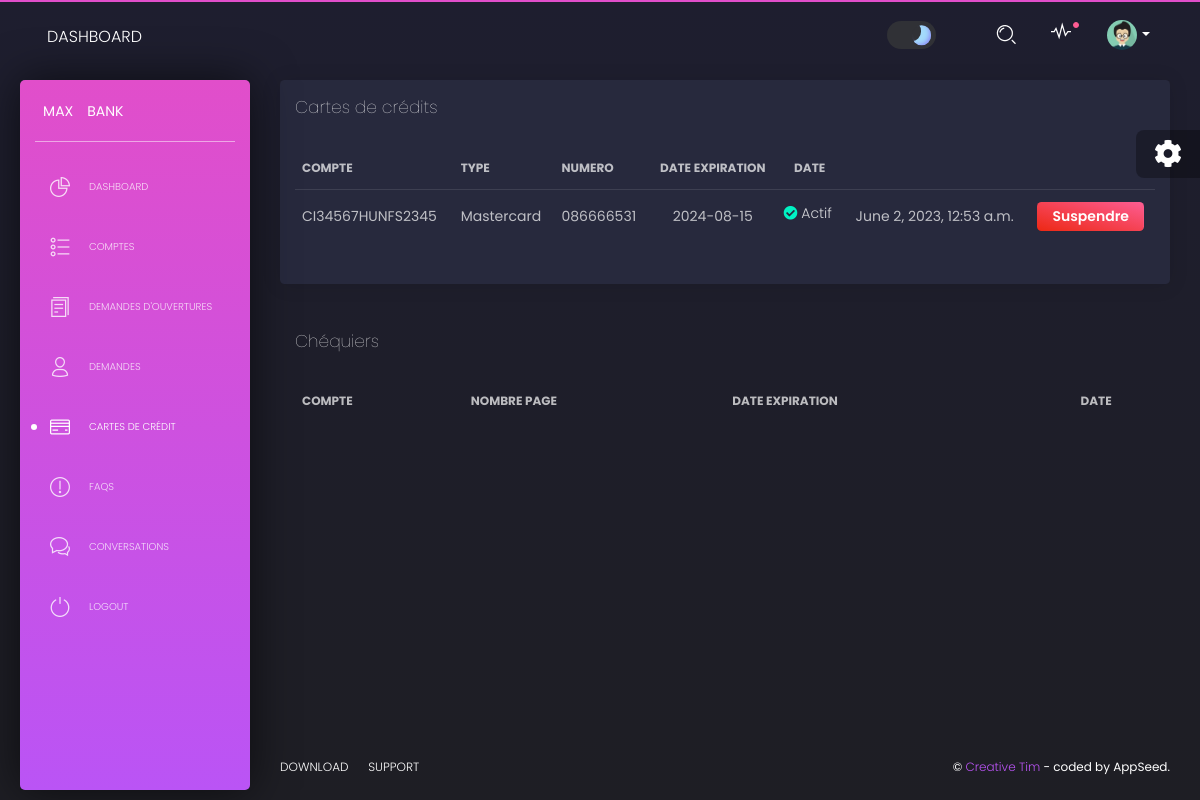
The page /bankAgent/cartes on the database as committed earlier.
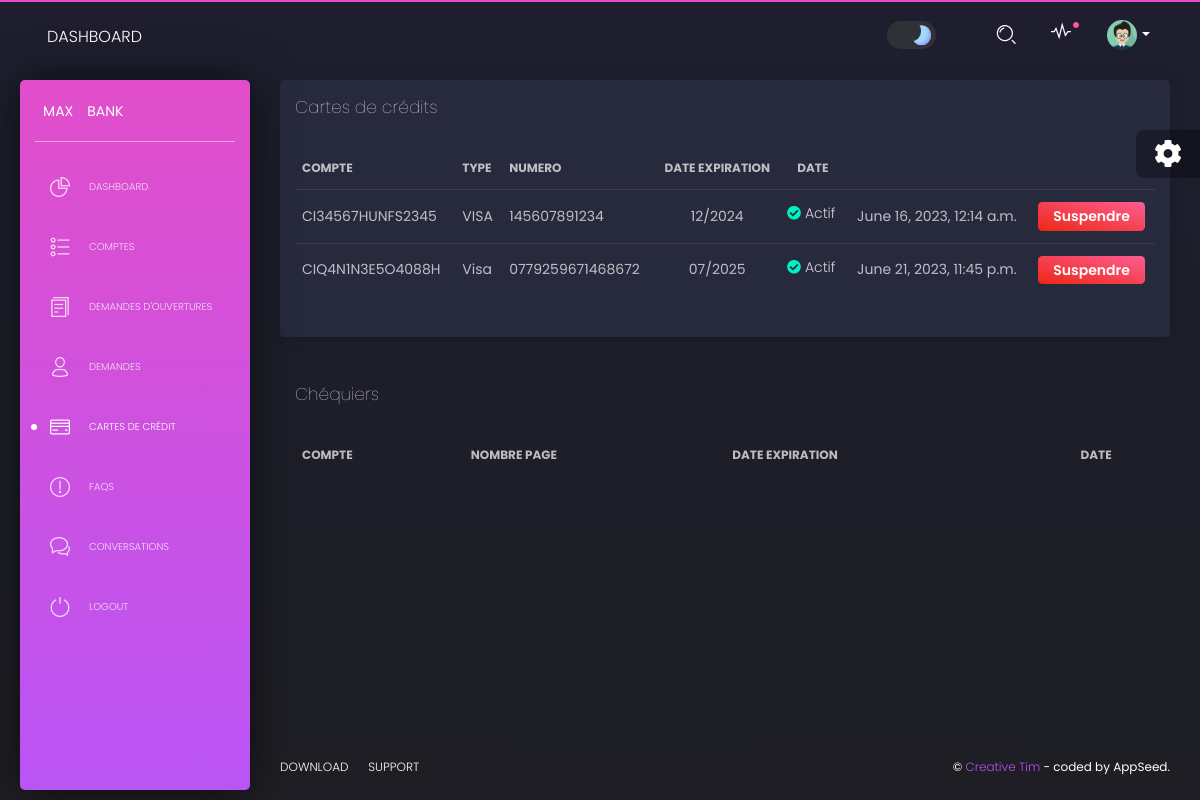
The same page on the database as committed later.
### api/models.py (models this page shows, shortened)
class Carte_credit(models.Model):
    type = models.CharField(max_length=100)
    numero = models.CharField(max_length=100)
    date_expiration = models.CharField(max_length=8)
    cvv = models.IntegerField()
    date_creation = models.DateTimeField(auto_now_add=True)
    compte = models.ForeignKey('Compte', on_delete=models.CASCADE)
    is_active = models.BooleanField(default=True)

class Compte(models.Model):
    numero = models.CharField(max_length=100)
    IBAN = models.CharField(max_length=100)
    solde = models.FloatField()
    date_creation = models.DateTimeField(auto_now_add=True)
    client = models.ForeignKey('Client', on_delete=models.CASCADE)
    is_active = models.BooleanField(default=True)
    def __str__(self):
        return f"{self.IBAN}"

### bankAgent/views.py (the view)
# urls.py: path('cartes', views.cartes, name='cartes'),
def cartes(request):
    Carte_credit_list = Carte_credit.objects.all()
    Chequier_list = Chequier.objects.all()
    context = {'segment': 'cartes',
               'Carte_credit_list': Carte_credit_list,
               'Chequier_list': Chequier_list}
    html_template = loader.get_template('home/tables-cartes.html')
    return HttpResponse(html_template.render(context, request))

### templates/home/tables-cartes.html (shortened to what this page needs)
{% extends "layouts/base.html" %}
{% block content %}
  <div class="content">
    <div class="row">
      <div class="col-md-12">
        <div class="card">
          <div class="card-header">
            <h4 class="card-title">Cartes de crédits</h4>
          </div>
          <div class="card-body">
            <div class="table-responsive">
              <table class="table tablesorter">
                <thead class="text-primary">
                  <tr>
                    <th>Compte</th>
                    <th>Type</th>
                    <th>Numero</th>
                    <th class="text-center">Date Expiration</th>
                    <th class="text-center">Date</th>
                  </tr>
                </thead>
                <tbody>
                  {% for cartes in Carte_credit_list %}
                  <tr>
                    <td>{{ cartes.compte }}</td>
                    <td>{{ cartes.type }}</td>
                    <td>{{ cartes.numero }}</td>
                    <td class="text-center">{{ cartes.date_expiration }}</td>
                    <td>
                    {% if cartes.is_active%}
                    <p><i class="fas fa-check-circle text-success"></i> Actif</p>
                    {% else %}
                    <p><i class="fas fa-times-circle text-danger"></i> Suspendu</p>
                    {% endif %}
                    </td>
                    <td class="text-center">{{ cartes.date_creation }}</td>
                    {% if cartes.is_active %}
                    <td class="text-center">
                      <a href="{% url 'suspend_carte' cartes.pk  %}" class="btn btn-danger btn-sm">Suspendre</a>
                    </td>
                    {% else %}
                    <td class="text-center">
                      <a href="{% url 'activate_carte' cartes.pk  %}" class="btn btn-success btn-sm">Activer</a>
                  </tr>
                    {% endif %}
                  {% endfor %}
                </tbody>
              </table>
            </div>
          </div>
        </div>
      </div>
      <div class="col-md-12">
        <div class="card card-plain">
          <div class="card-header">
            <h4 class="card-title">Chéquiers</h4>
          </div>
          <div class="card-body">
            <div class="table-responsive">
              <table class="table tablesorter">
                <thead class="text-primary">
                  <tr>
                    <th>Compte</th>
                    <th>Nombre page</th>
                    <th>Date Expiration</th>
                    <th class="text-center">Date</th>
                  </tr>
                </thead>
              </table>
            </div>
          </div>
        </div>
      </div>
    </div>
  </div>
{% endblock content %}

Rows that differ between the two databases and show on the page:
changed Carte_credit "CI34567HUNFS2345": type "Mastercard" → "VISA"; numero "086666531" → "145607891234"; date_expiration "2024-08-15" → "12/2024"; date_creation "June 2, 2023, 12:53 a.m." → "June 16, 2023, 12:14 a.m."
added Carte_credit: compte "CIQ4N1N3E5O4088H", type "Visa", numero "0779259671468672", date_expiration "07/2025", is_active True (drawn), date_creation "June 21, 2023, 11:45 p.m."
